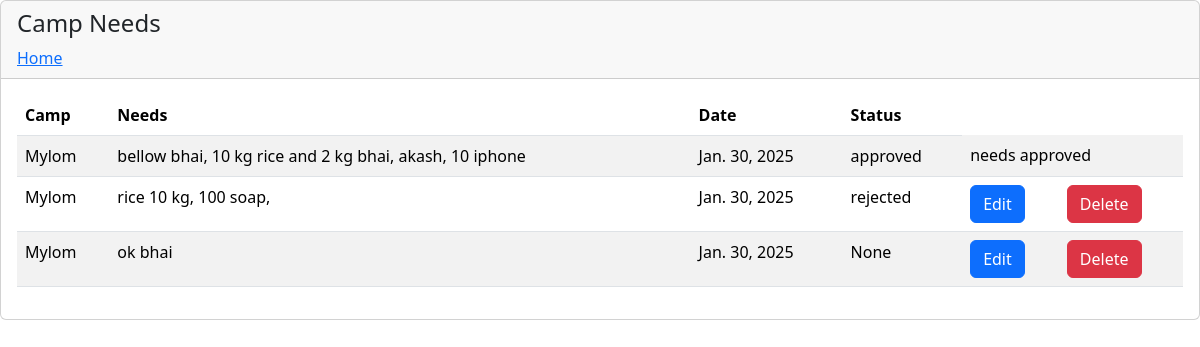
The page /needs_view (signed in) on the database its author committed.
### app/models.py (models this page shows)
class CampNeeds(models.Model):
    needs=models.TextField(max_length=100)
    status=models.CharField(max_length=100,null=True,blank=True)
    camp_id=models.ForeignKey(Camp,on_delete=models.CASCADE,null=True,blank=True)
    current_date=models.DateField(auto_now_add=True)

class Camp(models.Model):
    camp_name=models.CharField(max_length=100)
    full_address=models.CharField(max_length=150)
    district=models.CharField(max_length=100)
    city=models.CharField(max_length=100)
    panchayath=models.CharField(max_length=100)
    thaluk=models.CharField(max_length=100)
    contact=models.CharField(max_length=15)
    login_id=models.ForeignKey(Login,on_delete=models.CASCADE,null=True,blank=True)

### app/views.py (the view)
# urls.py: path('needs_view',views.NeedsViewTable,name="NeedsViewTable"),
def NeedsViewTable(request):
        session_id=request.session['camp_id']
        a=get_object_or_404(Camp,login_id=session_id)
        needs=CampNeeds.objects.filter(camp_id=a)
        return render(request,'needs_view_table.html',{'needs':needs})

### app/templates/needs_view_table.html (shortened to what this page needs)
{% load static%}
<!DOCTYPE html>
<html lang="en">
<head>
  <link
      href="https://cdn.jsdelivr.net/npm/bootstrap@5.3.3/dist/css/bootstrap.min.css"
      rel="stylesheet"
    />
</head>
<body>
  <div class="row">
    <div class="col-md-12">
      <div class="card">
        <div class="card-header">
          <h4 class="card-title">Camp Needs</h4>
          <a href="{% url 'CampHome' %}">Home</a>
        </div>
        <link rel="stylesheet" href="{% static "admin/assets/css/bootstrap.min.css" %}" />
        <div class="card-body">
          <div class="table-responsive">
            <table
              id="basic-datatables"
              class="display table table-striped table-hover"
            >
            <thead>
              <tr>
                <th>Camp</th>
                <th>Needs</th>
                <th>Date</th>
                <th>Status</th>
              </tr>
            </thead>
            <tbody>
                  {% for need in needs %}
                  <tr>
                    <td>{{need.camp_id.camp_name}}</td>
                    <td>{{need.needs}}</td>
                    <td>{{need.current_date}}</td>
                    <td>{{need.status}}</td>
                    {% if need.status == "approved" %}
                    <td colspan="2">needs approved</td>
                    {% else %}
                    <td><button class="btn btn-primary"><a href="{% url 'EditCampNeed' need.id %}"  style="color: white;text-decoration: none;">Edit</a></button></td>
                    <td>
                      <button
                      class="btn btn-danger"
                      data-toggle="modal"
                      data-target="#deleteModal"
                      data-user-id="{{ need.id }}"
                      >
                      Delete
                    </button>
                  </td>
                    {% endif %}
                </tr>
                  {% endfor %}
                </tbody>
            </table>
          </div>
        </div>
      </div>
    </div>
    </div>
</body>
</html>

### rows shown on the page
CampNeeds: camp_id.camp_name "Mylom", needs "bellow bhai, 10 kg rice and 2 kg bhai, akash, 10 iphone", current_date "Jan. 30, 2025", status "approved", shows "needs approved"
CampNeeds: camp_id.camp_name "Mylom", needs "rice 10 kg, 100 soap,", current_date "Jan. 30, 2025", status "rejected"
CampNeeds: camp_id.camp_name "Mylom", needs "ok bhai", current_date "Jan. 30, 2025", status "None"
